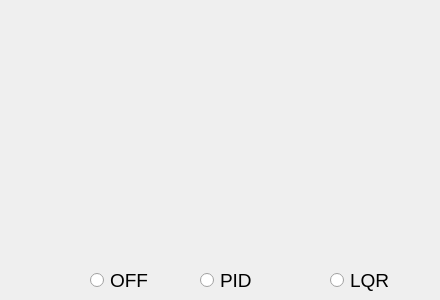
      <widget class="QWidget" name="page_2">
       <widget class="QRadioButton" name="ControlType_PID">
        <property name="geometry">
         <rect>
          <x>200</x>
          <y>270</y>
          <width>101</width>
          <height>21</height>
         </rect>
        </property>
        <property name="font">
         <font>
          <pointsize>14</pointsize>
          <weight>50</weight>
          <bold>false</bold>
         </font>
        </property>
        <property name="text">
         <string>PID</string>
        </property>
        <attribute name="buttonGroup">
         <string notr="true">buttonGroup_2</string>
        </attribute>
       </widget>
       <widget class="QRadioButton" name="ControlType_LQR">
        <property name="geometry">
         <rect>
          <x>330</x>
          <y>270</y>
          <width>101</width>
          <height>21</height>
         </rect>
        </property>
        <property name="font">
         <font>
          <pointsize>14</pointsize>
          <weight>50</weight>
          <bold>false</bold>
         </font>
        </property>
        <property name="text">
         <string>LQR</string>
        </property>
        <attribute name="buttonGroup">
         <string notr="true">buttonGroup_2</string>
        </attribute>
       </widget>
       <widget class="QRadioButton" name="ControlType_Off">
        <property name="geometry">
         <rect>
          <x>90</x>
          <y>270</y>
          <width>101</width>
          <height>21</height>
         </rect>
        </property>
        <property name="font">
         <font>
          <pointsize>14</pointsize>
          <weight>50</weight>
          <bold>false</bold>
         </font>
        </property>
        <property name="text">
         <string>OFF</string>
        </property>
        <attribute name="buttonGroup">
         <string notr="true">buttonGroup_2</string>
        </attribute>
       </widget>
      </widget>
